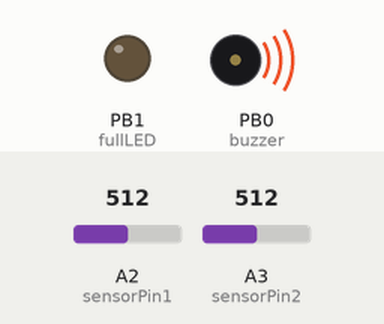
Simulated run of this program. Board: ATtiny85, built with avr-gcc and run on an emulated ATtiny85. Shown: output pins drawn as LEDs (lit = HIGH), buzzer (waves = sounding, pin HIGH). The test bench sets the inputs (shaded band); at power-on: A2 (sensorPin1) = 512, A3 (sensorPin2) = 512.

Above: at 0.1 s.
Timing chart, 0 to 1.6 s (numbered marks = the images above):
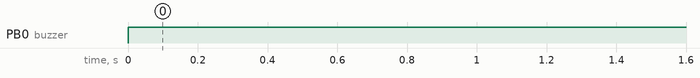

The program:

main.cpp
```cpp
#include <Arduino.h>

// Pins
constexpr int sensorPin1 = A2;
constexpr int sensorPin2 = A3;

constexpr int buzzer = 0;
constexpr int fullLED = 1;

/** The minimum value the ADC can read before throwing the alarm */
constexpr int minVoltageVal = 1024 * (3.3f / 5.f);

/** The highest possible value the ADC should measure */
constexpr int maxVoltageVal = 1024 * (4.2f / 5.f);

/** The midpoint of the voltage */
constexpr int midVoltageVal = (maxVoltageVal - minVoltageVal) / 2 + minVoltageVal;

void setup() {
    pinMode(buzzer, OUTPUT);
    pinMode(fullLED, OUTPUT);
}

void loop() {
    const int sensor1 = analogRead(sensorPin1);
    const int sensor2 = analogRead(sensorPin2);

    const int average = (sensor1 + sensor2) / 2;
    digitalWrite(fullLED, average > midVoltageVal ? HIGH : LOW);

    // Sound buzzer in danger zone
    digitalWrite(buzzer, sensor1 < minVoltageVal || sensor2 < minVoltageVal ? HIGH : LOW);
    delay(500);
}
```

Measured:
- by itself, PB0 (buzzer): LOW → HIGH at 0.00 s
